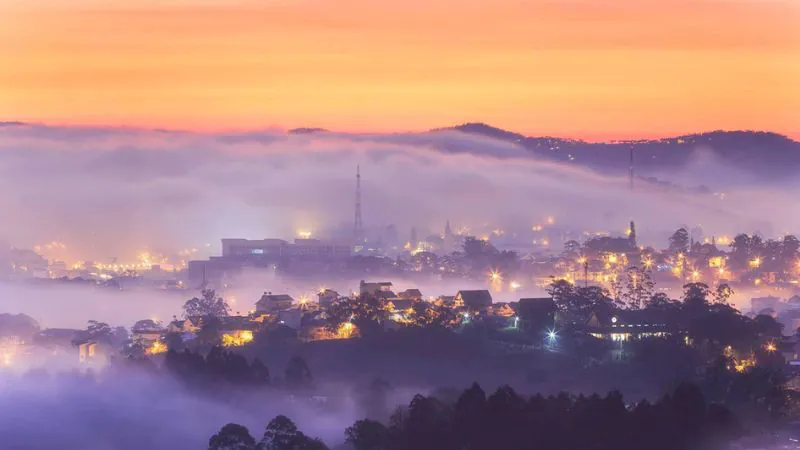
#> input picture dulich-pipeline/data/album/02_1_Header.webp, 800 x 450 px; its folder holds only this picture in this run
$ python -i image_composer.py   (imports and definitions only)   (older library calls are emulated)
#> lines starting #> are read from the running program, lines starting #| are printed output that depends on the picture
"""
image_composer.py — Pillow-based image composition tool.
Supports 10 design sizes, Canva template alpha overlay, and Unicode text rendering.
"""

from __future__ import annotations

import os
import sys
from pathlib import Path
from typing import Optional, Tuple
from PIL import Image, ImageDraw, ImageFont, ImageFilter

OUTPUT_DIR = Path("./output/albums")
# [1 line not run here, left out]

ASSETS_DIR = Path("./assets")
# [1 line not run here, left out]

# ── 10 Seeding Formats ────────────────────────────────────────────────────────
FORMATS = {
    "story": (1080, 1920, "Story Dọc (1080x1920)"),
    "feed_square": (1080, 1080, "Feed Vuông (1080x1080)"),
    "feed_portrait": (1080, 1350, "Feed Portrait (1080x1350)"),
    "reels_cover": (1080, 1920, "Reels Cover (1080x1920)"),
    "youtube_thumb": (1280, 720, "YouTube Thumbnail (1280x720)"),
    "facebook_cover": (820, 312, "Facebook Cover (820x312)"),
    "pinterest": (1000, 1500, "Pinterest Pin (1000x1500)"),
    "carousel_slide": (1080, 1080, "Carousel Slide (1080x1080)"),
    "blog_header": (1200, 630, "Blog Header (1200x630)"),
    "seeding_card": (800, 800, "Seeding Card (800x800)"),
}


def get_system_font(size: int = 40) -> ImageFont.FreeTypeFont | ImageFont.ImageFont:
    """Find a truetype font supporting Vietnamese. Ưu tiên font bundled (chạy đúng mọi OS)."""
    bundled = Path(__file__).resolve().parent.parent / "assets" / "fonts" / "BeVietnamPro-Bold-full.ttf"
    if bundled.exists():
        try:
            return ImageFont.truetype(str(bundled), size)
        except Exception:
            pass
    paths_to_check = []

    if sys.platform.startswith("win"):
        # Windows Fonts directory
        paths_to_check.extend([
            "C:\\Windows\\Fonts\\Arial.ttf",
            "C:\\Windows\\Fonts\\tahoma.ttf",
            "C:\\Windows\\Fonts\\segoeui.ttf",
            "C:\\Windows\\Fonts\\Calibri.ttf"
        ])
    elif sys.platform.startswith("darwin"):
        # macOS Fonts
        paths_to_check.extend([
            "/Library/Fonts/Arial.ttf",
            "/System/Library/Fonts/Helvetica.ttc"
        ])
    else:
        # Linux Fonts
        paths_to_check.extend([
            "/usr/share/fonts/truetype/dejavu/DejaVuSans.ttf",
            "/usr/share/fonts/truetype/liberation/LiberationSans-Regular.ttf"
        ])

    for path in paths_to_check:
        if os.path.exists(path):
            try:
                return ImageFont.truetype(path, size)
            except Exception:
                pass

    # Fallback to default PIL font (doesn't support custom size well, but avoids crash)
    return ImageFont.load_default()


def ensure_mock_canva_template(width: int, height: int) -> str:
    """Generate a mock Canva frame (transparent PNG with border overlay) if missing."""
    template_path = ASSETS_DIR / f"canva_mock_{width}x{height}.png"
    if template_path.exists():
        return str(template_path)

    # Create image with transparent alpha channel
    img = Image.new("RGBA", (width, height), (0, 0, 0, 0))
    draw = ImageDraw.Draw(img)

    # Draw artistic dark translucent border frames
    border = min(width, height) // 12
    # Translucent border (dark indigo-purple hue)
    draw.rectangle([0, 0, width, height], fill=None, outline=(67, 56, 202, 100), width=6)

    # Header block
    draw.rectangle([0, 0, width, border * 2], fill=(17, 12, 46, 230))
    # Footer block
    draw.rectangle([0, height - border * 2, width, height], fill=(17, 12, 46, 230))

    # Geometric card details
    draw.line([border, border * 2, width - border, border * 2], fill=(124, 58, 237, 255), width=4)

    # Draw logo icon on mock template
    draw.ellipse([border, border // 3, border * 2, border * 4 // 3], fill=(124, 58, 237, 255))
    draw.line([border * 1.5, border // 2, border * 1.5, border * 7 // 6], fill=(255, 255, 255, 255), width=3)

    img.save(str(template_path), "PNG")
    print(f"[Composer] Generated mock Canva template: {template_path}")
    return str(template_path)


def compose_image(
    bg_image_path: str,
    output_name: str,
    format_name: str = "feed_square",
    title: str = "Khám phá Việt Nam",
    subtitle: str = "Những hành trình tuyệt vời cùng Creator",
    canva_template_path: Optional[str] = None,
    frame_id: Optional[str] = None,
) -> str:
    """
    Compose final image from background + Canva template + texts.

    Args:
        bg_image_path: Travel stock image path.
        output_name: Base filename (no extension) to write to output/albums/.
        format_name: Preset sizing format.
        title: Large text overlay.
        subtitle: Small description text overlay.
        canva_template_path: Path to PNG border template (optional).
        frame_id: Learned frame template ID (overrides canva_template_path).
    """
#> called with bg_image_path = '../data/album/02_1_Header.webp', output_name = 'out.png', format_name = 'feed_square', title = 'Khám phá Việt Nam', subtitle = 'Những hành trình tuyệt vời cùng Creator'
    width, height, desc = FORMATS.get(format_name, FORMATS["feed_square"])
    output_path = OUTPUT_DIR / f"{output_name}_{format_name}.jpg"

    # ── 0. Resolve frame template ────────────────────────────────────────────
    frame_analysis = None
    if frame_id:
        try:
            from tools.db import frame_templates_col
            frame_doc = frame_templates_col().find_one({"frame_id": frame_id})
            if frame_doc and frame_doc.get("original_path"):
                canva_template_path = frame_doc["original_path"]
                frame_analysis = frame_doc.get("analysis")
                print(f"[Composer] Using learned frame '{frame_doc.get('name', frame_id)}'")
        except Exception as e:
            print(f"[Composer] Error loading frame '{frame_id}': {e}")

    # ── 1. Load background image and resize/crop to fit dimensions
    if bg_image_path and os.path.exists(bg_image_path):
        bg_img = Image.open(bg_image_path)
#> bg_img is the input picture: PIL image 800x450 RGB; mean R, G, B 171.3, 132.8, 137.4
    else:
        # Fallback: create random dark gradient background if missing
        bg_img = Image.new("RGB", (width, height), (30, 27, 75))
        draw = ImageDraw.Draw(bg_img)
        draw.rectangle([0, 0, width, height], fill=None, outline=(124, 58, 237), width=20)

    # Crop and scale background image to fit perfectly (cover ratio)
    bg_w, bg_h = bg_img.size
    target_ratio = width / height
    current_ratio = bg_w / bg_h

    if current_ratio > target_ratio:
        # Background is wider
        new_w = int(bg_h * target_ratio)
        offset = (bg_w - new_w) // 2
        bg_img = bg_img.crop((offset, 0, offset + new_w, bg_h))
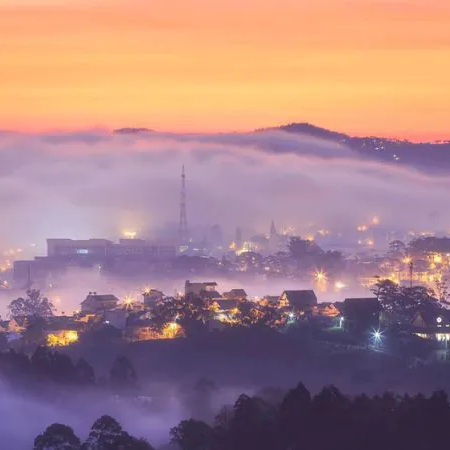
#> bg_img: PIL image 450x450 RGB; mean R, G, B 167.2, 130.3, 134.3
    else:
        # Background is taller
        new_h = int(bg_w / target_ratio)
        offset = (bg_h - new_h) // 2
        bg_img = bg_img.crop((0, offset, bg_w, offset + new_h))

    bg_img = bg_img.resize((width, height), Image.Resampling.LANCZOS)
#> bg_img: PIL image 1080x1080 RGB

    # Apply soft blur/dark overlay to background to ensure text readability
    overlay = Image.new("RGBA", (width, height), (0, 0, 0, 90)) # 95 alpha black overlay
    bg_img.paste(overlay, (0, 0), overlay)
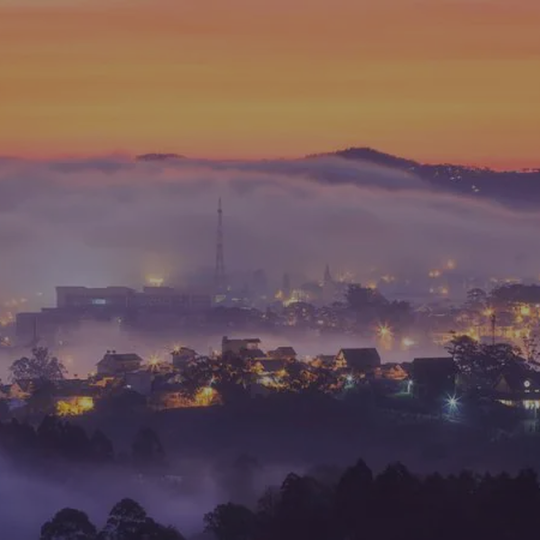
#> bg_img: PIL image 1080x1080 RGB (shown at 1/2 size); mean R, G, B 108.2, 84.3, 86.9

    # 2. Get Canva Template
    if not canva_template_path or not os.path.exists(canva_template_path):
        canva_template_path = ensure_mock_canva_template(width, height)
#> in ensure_mock_canva_template, `img.save(str(template_path), "PNG")`:
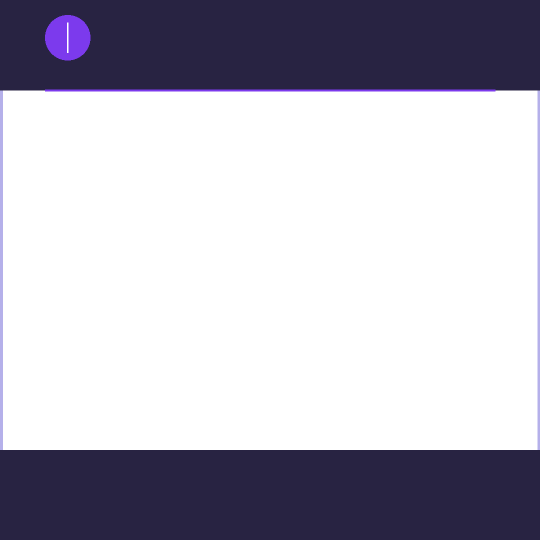
#> saved as canva_mock_1080x1080.png: PIL image 1080x1080 RGBA (shown at 1/2 size); mean R, G, B, A 7.1, 4.8, 18.5, 78.1; transparent parts drawn white

    template_img = Image.open(canva_template_path).convert("RGBA")
    # Resize template if dimensions do not match
    if template_img.size != (width, height):
        template_img = template_img.resize((width, height), Image.Resampling.LANCZOS)

    # Composite template ON TOP of background image
    final_img = Image.new("RGBA", (width, height))
    final_img.paste(bg_img, (0, 0))
    final_img.paste(template_img, (0, 0), template_img)
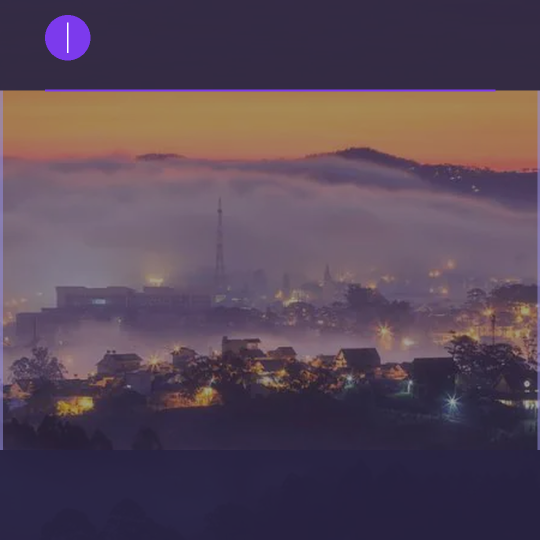
#> final_img: PIL image 1080x1080 RGBA (shown at 1/2 size); mean R, G, B, A 81.7, 64.3, 80.7, 247.1; transparent parts drawn white

    # Convert back to RGB for drawing and saving as JPEG
    final_img = final_img.convert("RGB")
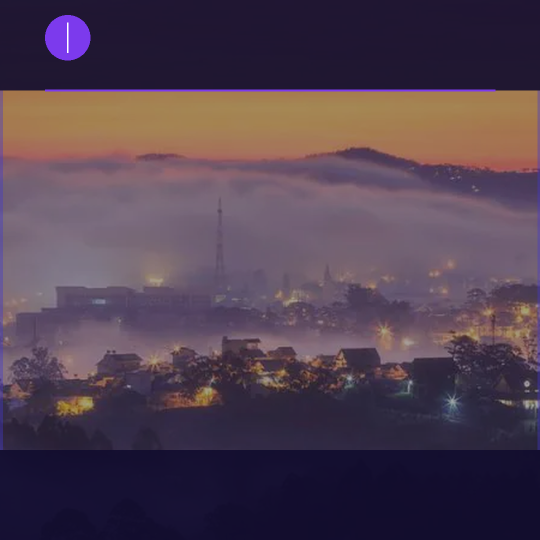
#> final_img: PIL image 1080x1080 RGB (shown at 1/2 size); mean R, G, B 81.7, 64.3, 80.7
    draw = ImageDraw.Draw(final_img)

    # 3. Draw Typography/Text overlays
    border = min(width, height) // 12

    # Use frame analysis text positioning if available
    text_areas = {}
    if frame_analysis:
        header_texts = frame_analysis.get("header", {}).get("text_areas", [])
        footer_texts = frame_analysis.get("footer", {}).get("text_areas", [])
        for ta in header_texts + footer_texts:
            text_areas[ta.get("type", "text")] = ta

    # Title Font Setup
    title_size = max(18, min(width, height) // 16)
    sub_size = max(12, min(width, height) // 28)

    title_font = get_system_font(title_size)
    sub_font = get_system_font(sub_size)

    # Center text coordinates inside top/bottom bars or overlay on center
    title_text = title.strip()
    sub_text = subtitle.strip()

    def draw_centered_text(d_draw, text, y_pos, font, fill_color):
        try:
            w = d_draw.textlength(text, font=font)
        except AttributeError:
            w, _ = d_draw.textsize(text, font=font)
        x_pos = (width - w) // 2
        d_draw.text((x_pos, y_pos), text, font=font, fill=fill_color)

    # Determine title Y from frame analysis or default
    title_area = text_areas.get("title", {})
    if title_area and "y" in title_area:
        title_y = title_area["y"]
    else:
        title_y = border // 2 if border // 2 > 10 else 20
    draw_centered_text(draw, title_text, title_y, title_font, (255, 255, 255))

    # Subtitle Y
    sub_area = text_areas.get("subtitle", {})
    if sub_area and "y" in sub_area:
        sub_y = sub_area["y"]
    else:
        sub_y = height - border - sub_size // 2
    draw_centered_text(draw, sub_text, sub_y, sub_font, (209, 213, 219))

    # Draw seeding tags/decorations at the very bottom
    tag_font = get_system_font(max(10, sub_size - 4))
    draw_centered_text(draw, "#seeding #travelvlog #vietnam", height - border // 2, tag_font, (129, 140, 248))

    # Save Image
    final_img.save(str(output_path), "JPEG", quality=92)
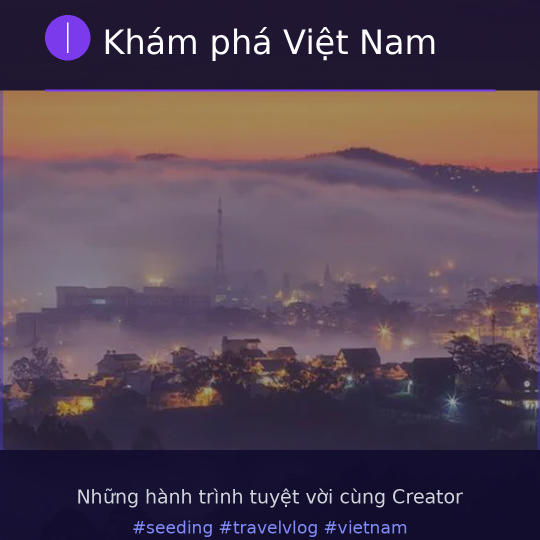
#> saved as out.png_feed_square.jpg: PIL image 1080x1080 RGB (shown at 1/2 size); mean R, G, B 84.8, 67.6, 83.9
    print(f"[Composer] ✓ Composed image ({desc}): {output_path}")
    return str(output_path)

>>> result = compose_image('../data/album/02_1_Header.webp', 'out.png')

$ run again, on dulich-pipeline/data/album/10_2_Danh_mu_c_l_u_tru_villa.webp
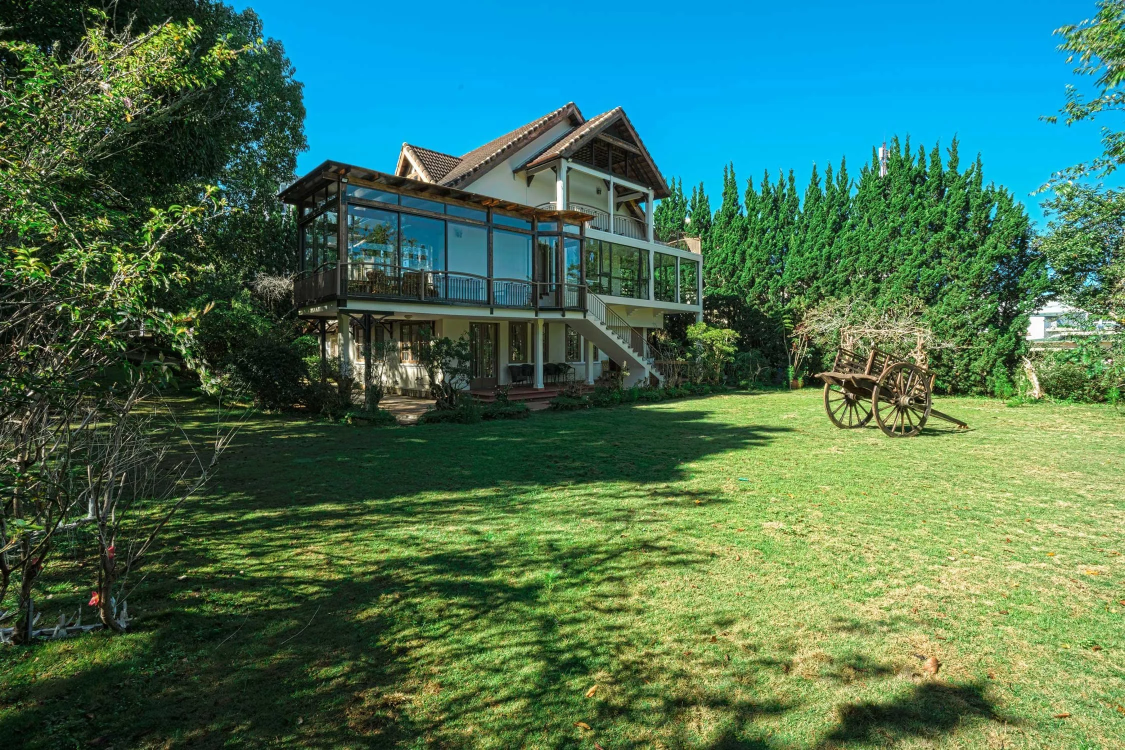
#> input picture dulich-pipeline/data/album/10_2_Danh_mu_c_l_u_tru_villa.webp, 2250 x 1500 px (shown at 1/2 size)
#> in compose_image, bg_img is the input picture: PIL image 2250x1500 RGB; mean R, G, B 69.6, 114.7, 90.7
#> in compose_image, `bg_img = bg_img.crop((offset, 0, offset + new_w, bg_h))`:
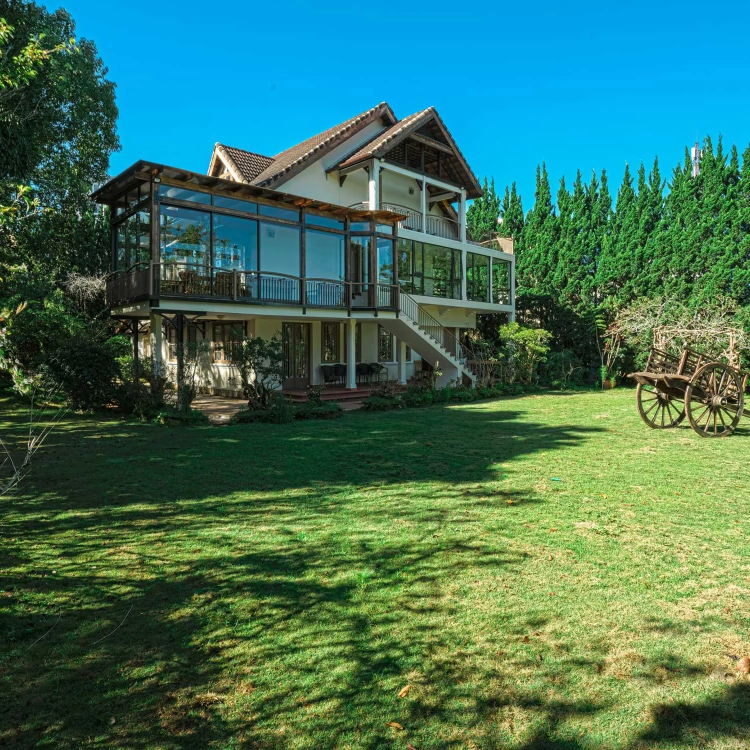
#> bg_img: PIL image 1500x1500 RGB (shown at 1/2 size); mean R, G, B 65.3, 114.8, 94.3
#> img: PIL image 1080x1080 RGBA; every value is 0
#> in compose_image, `final_img.save(str(output_path), "JPEG", quality=92)`:
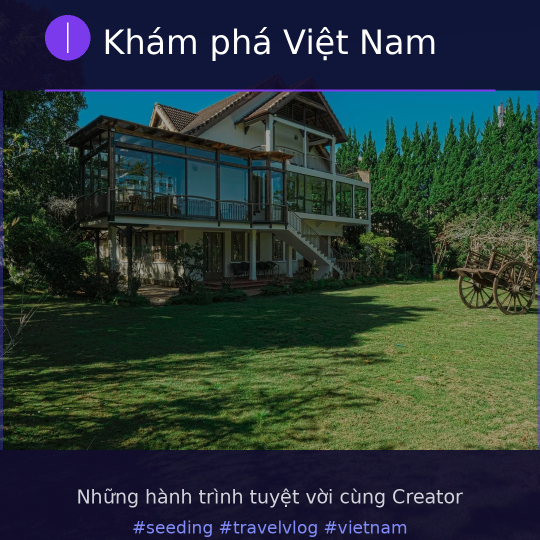
#> saved as out.png_feed_square.jpg: PIL image 1080x1080 RGB (shown at 1/2 size); mean R, G, B 42.4, 56.1, 53.8

$ run again, on dulich-pipeline/data/album/06_2_Danh_mu_c_l_u_tru_glamping.jpeg
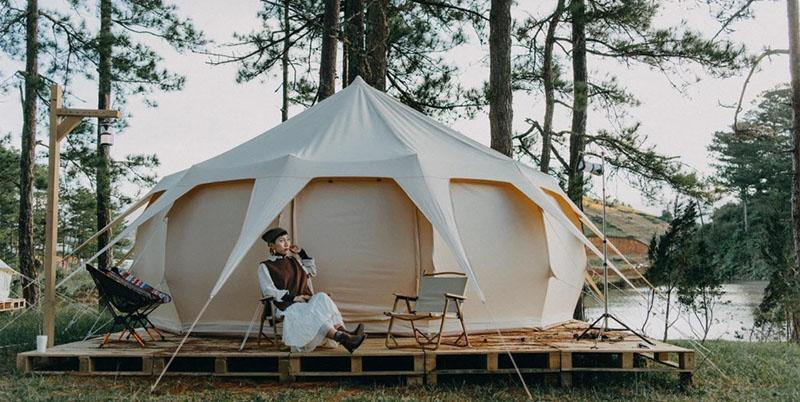
#> input picture dulich-pipeline/data/album/06_2_Danh_mu_c_l_u_tru_glamping.jpeg, 800 x 402 px
#> in compose_image, bg_img is the input picture: PIL image 800x402 RGB; mean R, G, B 125.1, 126.8, 119.1
#> in compose_image, `bg_img = bg_img.resize((width, height), Image.Resampling.LANCZOS)`:
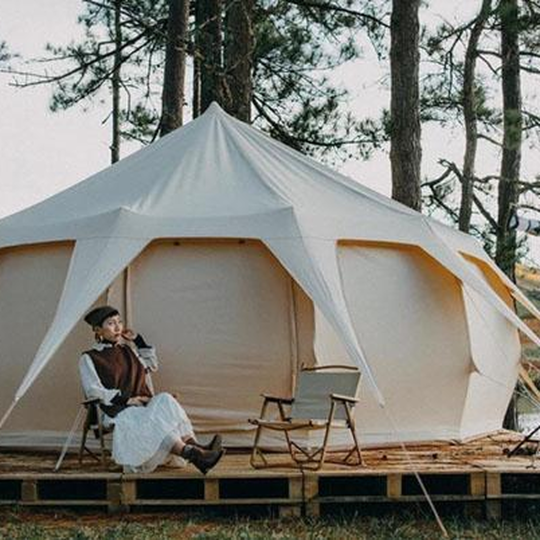
#> bg_img: PIL image 1080x1080 RGB (shown at 1/2 size); mean R, G, B 127.5, 126.4, 119.1
#> img: PIL image 1080x1080 RGBA; every value is 0
#> in compose_image, `final_img.save(str(output_path), "JPEG", quality=92)`:
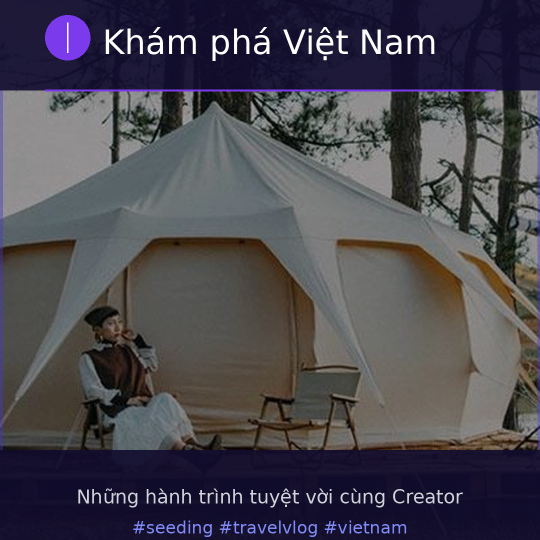
#> saved as out.png_feed_square.jpg: PIL image 1080x1080 RGB (shown at 1/2 size); mean R, G, B 73.5, 70.8, 79.6
